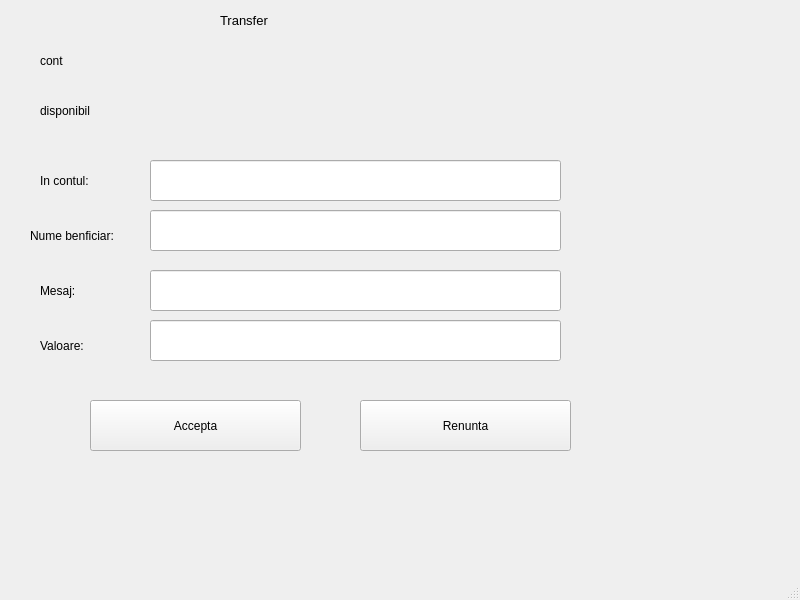
<?xml version="1.0" encoding="UTF-8"?>
<ui version="4.0">
 <class>TransferWindow</class>
 <widget class="QMainWindow" name="TransferWindow">
  <property name="geometry">
   <rect>
    <x>0</x>
    <y>0</y>
    <width>800</width>
    <height>600</height>
   </rect>
  </property>
  <property name="windowTitle">
   <string>MainWindow</string>
  </property>
  <widget class="QWidget" name="centralwidget">
   <widget class="QLabel" name="titleLabel">
    <property name="geometry">
     <rect>
      <x>220</x>
      <y>0</y>
      <width>231</width>
      <height>41</height>
     </rect>
    </property>
    <property name="font">
     <font>
      <pointsize>10</pointsize>
     </font>
    </property>
    <property name="text">
     <string>Transfer</string>
    </property>
   </widget>
   <widget class="QLabel" name="contLabel">
    <property name="geometry">
     <rect>
      <x>40</x>
      <y>40</y>
      <width>351</width>
      <height>41</height>
     </rect>
    </property>
    <property name="font">
     <font>
      <pointsize>9</pointsize>
     </font>
    </property>
    <property name="text">
     <string>cont</string>
    </property>
   </widget>
   <widget class="QLabel" name="disponibilLabel">
    <property name="geometry">
     <rect>
      <x>40</x>
      <y>90</y>
      <width>381</width>
      <height>41</height>
     </rect>
    </property>
    <property name="text">
     <string>disponibil</string>
    </property>
   </widget>
   <widget class="QLabel" name="inContLabel">
    <property name="geometry">
     <rect>
      <x>40</x>
      <y>160</y>
      <width>101</width>
      <height>41</height>
     </rect>
    </property>
    <property name="text">
     <string>In contul:</string>
    </property>
   </widget>
   <widget class="QLineEdit" name="inContEdit">
    <property name="geometry">
     <rect>
      <x>150</x>
      <y>160</y>
      <width>411</width>
      <height>41</height>
     </rect>
    </property>
   </widget>
   <widget class="QLineEdit" name="numeEdit">
    <property name="geometry">
     <rect>
      <x>150</x>
      <y>210</y>
      <width>411</width>
      <height>41</height>
     </rect>
    </property>
   </widget>
   <widget class="QLabel" name="numeLabel">
    <property name="geometry">
     <rect>
      <x>30</x>
      <y>220</y>
      <width>101</width>
      <height>31</height>
     </rect>
    </property>
    <property name="text">
     <string>Nume benficiar:</string>
    </property>
   </widget>
   <widget class="QLabel" name="mesajLabel">
    <property name="geometry">
     <rect>
      <x>40</x>
      <y>280</y>
      <width>91</width>
      <height>21</height>
     </rect>
    </property>
    <property name="text">
     <string>Mesaj:</string>
    </property>
   </widget>
   <widget class="QLineEdit" name="mesajEdit">
    <property name="geometry">
     <rect>
      <x>150</x>
      <y>270</y>
      <width>411</width>
      <height>41</height>
     </rect>
    </property>
   </widget>
   <widget class="QLineEdit" name="valoareEdit">
    <property name="geometry">
     <rect>
      <x>150</x>
      <y>320</y>
      <width>411</width>
      <height>41</height>
     </rect>
    </property>
   </widget>
   <widget class="QLabel" name="valoareLabel">
    <property name="geometry">
     <rect>
      <x>40</x>
      <y>330</y>
      <width>91</width>
      <height>31</height>
     </rect>
    </property>
    <property name="text">
     <string>Valoare:</string>
    </property>
   </widget>
   <widget class="QPushButton" name="acceptButon">
    <property name="geometry">
     <rect>
      <x>90</x>
      <y>400</y>
      <width>211</width>
      <height>51</height>
     </rect>
    </property>
    <property name="text">
     <string>Accepta</string>
    </property>
   </widget>
   <widget class="QPushButton" name="renuntaButon">
    <property name="geometry">
     <rect>
      <x>360</x>
      <y>400</y>
      <width>211</width>
      <height>51</height>
     </rect>
    </property>
    <property name="text">
     <string>Renunta</string>
    </property>
   </widget>
   <widget class="QLabel" name="infoLabel">
    <property name="geometry">
     <rect>
      <x>60</x>
      <y>490</y>
      <width>561</width>
      <height>51</height>
     </rect>
    </property>
    <property name="font">
     <font>
      <pointsize>10</pointsize>
     </font>
    </property>
    <property name="text">
     <string/>
    </property>
   </widget>
  </widget>
  <widget class="QMenuBar" name="menubar">
   <property name="geometry">
    <rect>
     <x>0</x>
     <y>0</y>
     <width>800</width>
     <height>25</height>
    </rect>
   </property>
  </widget>
  <widget class="QStatusBar" name="statusbar"/>
 </widget>
 <resources/>
 <connections/>
</ui>
